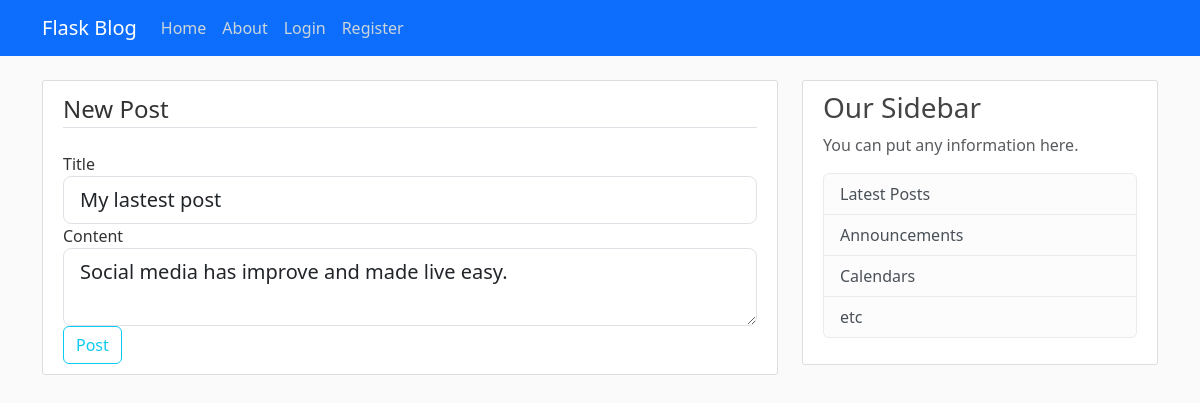
The app's page /post/21/update, older data.
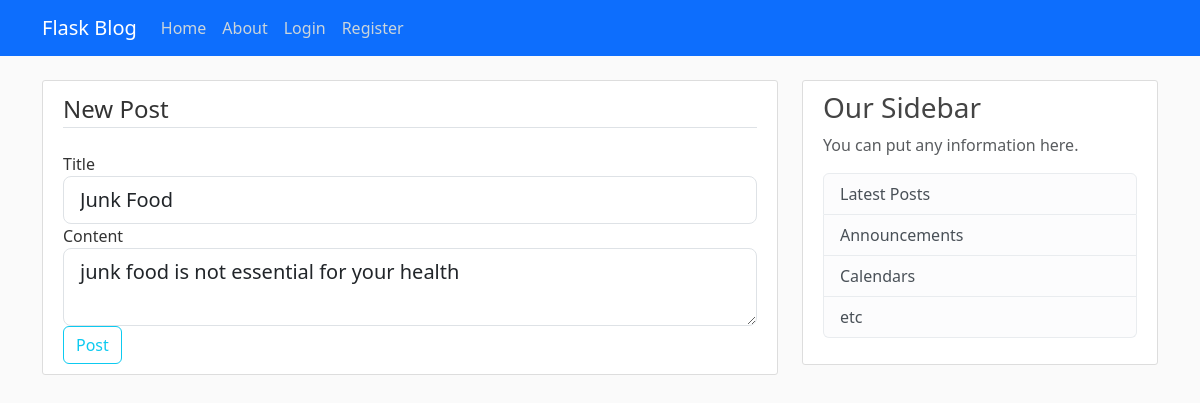
The same page, newer data.
### app/models.py (models this page shows, shortened)
class Post(db.Model):
    id = db.Column(db.Integer, primary_key=True)
    title = db.Column(db.String(100), nullable=False)
    content = db.Column(db.Text, nullable=False)
    date_posted = db.Column(db.DateTime, nullable=False, default=datetime.utcnow)
    user_id = db.Column(db.Integer, db.ForeignKey('user.id'), nullable=False)

### app/routes.py (the view)
@app.route("/post/<int:post_id>/update", methods=['POST', 'GET'])
def update_post(post_id):
    post = Post.query.get_or_404(post_id)
    form = PostForm()
    if form.validate_on_submit():
        post.title = form.title.data
        post.content = form.content.data
        db.session.commit()
        flash("Your post has been updated!", "success")
        return redirect(url_for('post', post_id=post.id))
    elif request.method == "GET":
        form.title.data = post.title
        form.content.data = post.content
    return render_template("create_post.html", title="Update Post", form=form, legend="Update Post")

### app/form.py
class PostForm(FlaskForm):
    title = StringField("Title", validators=[DataRequired()])
    content = TextAreaField("Content", validators=[DataRequired()])
    submit = SubmitField('Post')

### app/templates/create_post.html (shortened to what this page needs)
{% extends 'base.html' %} {% block content %}
<div class="content-section">
  <form method="POST" action="">
    <fieldset class="form-group">
      <legend class="border-bottom mb-4">New Post</legend>
      <div class="form-group">
        {{ form.title.label(class="form-control-label") }} {% if
        form.title.errors %} {{ form.title(class="form-control form-control-lg
        is-invalid") }}
        <div class="invalid-feedback">
          {% for error in form.title.errors %}
          <span>{{ error }}</span>
          {% endfor %}
        </div>
        {% else %} {{ form.title(class="form-control form-control-lg") }} {%
        endif %}
      </div>
      <div class="form-group">
        {{ form.content.label(class="form-control-label") }} {% if
        form.content.errors %} {{ form.content(class="form-control
        form-control-lg is-invalid") }}
        <div class="invalid-feedback">
          {% for error in form.content.errors %}
          <span>{{ error }}</span>
          {% endfor %}
        </div>
        {% else %} {{ form.content(class="form-control form-control-lg") }} {%
        endif %}
      </div>
    </fieldset>
    <div class="form-group">
      {{ form.submit(class="btn btn-outline-info") }}
    </div>
  </form>
</div>
{% endblock %}

Row changes from the older to the newer data that the page shows:
changed Post: title "My lastest post" → "Junk Food"; content "Social media has improve and made live easy." → "junk food is not essential for your health"
